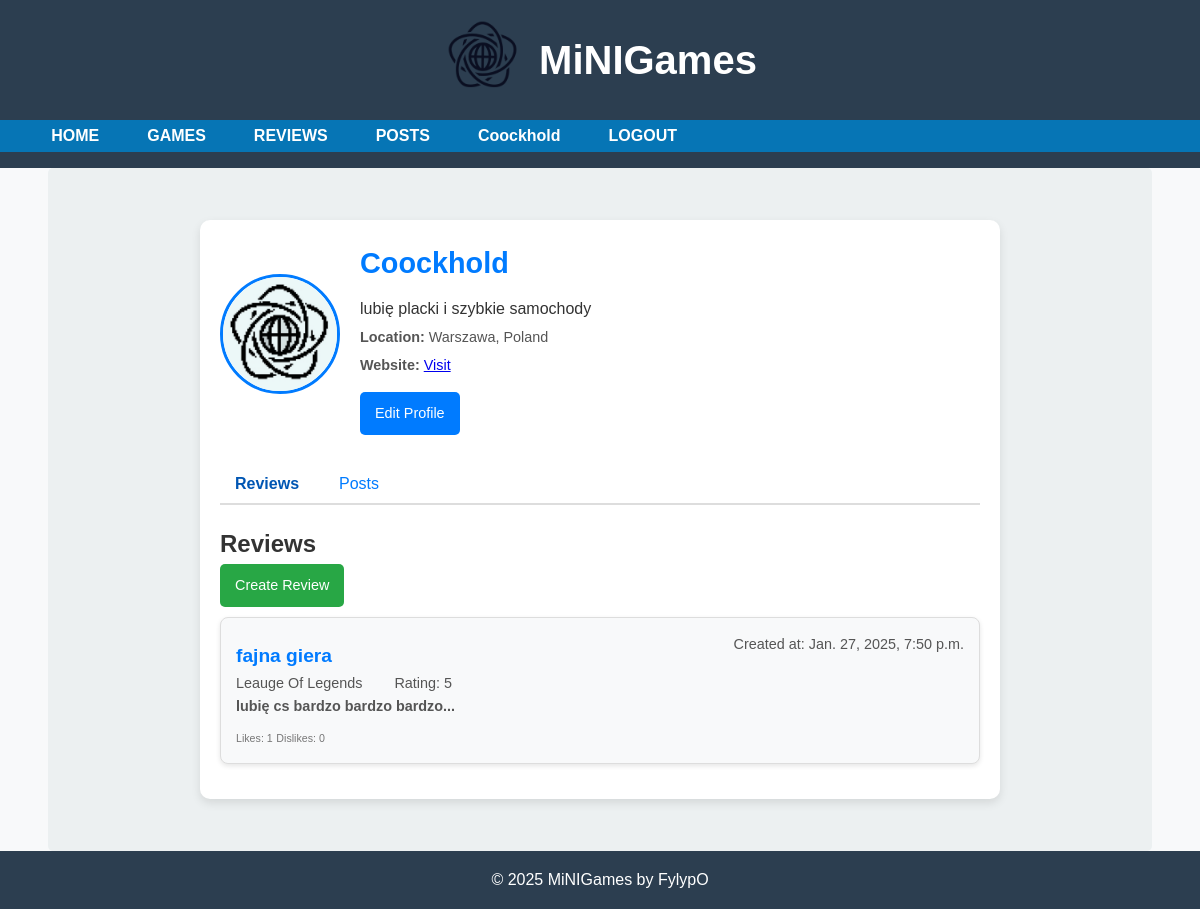
Page /profile/6/ (signed in) on the committed database.
### minigames/models.py (models this page shows, shortened)
class Profile(models.Model):
    user = models.OneToOneField(User, on_delete=models.CASCADE)
    image = models.ImageField(upload_to='profiles/', null=True, blank=True, default='media/default_profile.png')
    bio = models.TextField(null=True, blank=True)
    birth_date = models.DateField(null=True, blank=True)
    location = models.CharField(max_length=255, null=True, blank=True)
    website = models.URLField(null=True, blank=True)

class ReactionMixin(models.Model):
    likes = models.IntegerField(default=0)
    dislikes = models.IntegerField(default=0)
    reactions = GenericRelation('Reaction', related_query_name='content_object')
    class Meta:
        abstract = True
    @property
    def like_count(self):
        return self.reactions.filter(reaction_type=Reaction.ReactionType.LIKE).count()
    @property
    def dislike_count(self):
        return self.reactions.filter(reaction_type=Reaction.ReactionType.DISLIKE).count()

class Review(ReactionMixin, models.Model):
    title = models.CharField(max_length=255)
    content = models.TextField()
    created_at = models.DateTimeField(auto_now_add=True)
    updated_at = models.DateTimeField(auto_now=True)
    author = models.ForeignKey(User, on_delete=models.CASCADE)
    game = models.ForeignKey(Game, on_delete=models.CASCADE)
    gamerate = models.IntegerField(validators=[MinValueValidator(1), MaxValueValidator(5)])
    edited = models.BooleanField(default=False)

class Game(models.Model):
    title = models.CharField(max_length=255)
    genre = models.CharField(max_length=255)
    studio = models.CharField(max_length=255)
    release_date = models.DateField()
    image = models.ImageField(upload_to='games/', null=True, blank=True, default='media/deault_profile.png')
    def __str__(self):
        return self.title

### minigames/views.py (the view)
# urls.py: path('profile/<int:user_id>/', views.user_profile, name='user_profile'),
@login_required
def user_profile(request, user_id):
    user = get_object_or_404(User, id=user_id)
    return render(request, 'minigames/user_profile.html', {'profile_user': user})

### templates/minigames/user_profile.html (shortened to what this page needs)
{% extends "minigames/base.html" %}
{% load static %}
{% block extra_css %}
    <link rel="stylesheet" href="{% static 'css/user_profile.css' %}">
{% endblock %}
{% block content %}
<div class="profile-container">
    <div class="profile-header">
        <div class="profile-picture-container">
            {% if profile_user.profile.image %}
                <img src="{{ profile_user.profile.image.url }}" alt="Profile Picture" class="profile-picture">
            {% else %}
                <img src="{% static 'media/deafult.jpg' %}" alt="Default Picture" class="profile-picture">
            {% endif %}
        </div>
        <div class="profile-details">
            <h1>{{ profile_user.username }}</h1>
            {% if profile_user.profile.bio %}
                <p class="bio">{{ profile_user.profile.bio }}</p>
            {% endif %}
            <div class="profile-meta">
                {% if profile_user.profile.location %}
                    <p><strong>Location:</strong> {{ profile_user.profile.location }}</p>
                {% endif %}
                {% if profile_user.profile.website %}
                    <p><strong>Website:</strong> <a href="{{ profile_user.profile.website }}" target="_blank">Visit</a></p>
                {% endif %}
            </div>
            {% if request.user == profile_user %}
                <div class="profile-actions">
                    <a href="{% url 'profile_edit' profile_user.id %}" class="btn edit-button">Edit Profile</a>
                </div>
            {% endif %}
        </div>
    </div>
    <div class="tabs-container">
        <div class="tabs">
            <button class="tablink active" onclick="openTab(event, 'Reviews')">Reviews</button>
            <button class="tablink" onclick="openTab(event, 'Posts')">Posts</button>
        </div>
        <div id="Reviews" class="tabcontent active">
            <h2>Reviews</h2>
            {% if request.user == profile_user %}
                <a href="{% url 'review_create' %}?next={% url 'user_profile' profile_user.id %}" class="btn create-button">Create Review</a>
            {% endif %}
            <ul class="content-list">
                {% for review in profile_user.review_set.all|dictsortreversed:"created_at" %}
                <li class="list-item">
                    <div class="item-header">
                        <h3><a href="{% url 'review_site' review.id %}" class="item-title">{{ review.title }}</a></h3>
                        <p class="item-meta">Created at: {{ review.created_at }}</p>
                    </div>
                    <div class="item-info">
                        <p class="item-meta">{{ review.game }}</p>
                        <p class="item-meta">Rating: {{ review.gamerate }}</p>
                    </div>
                    <p class="item-content">{{ review.content|slice:":50" }}...</p>
                    <div class="item-stats">
                        <small id="review-{{ review.id }}-likes">Likes: {{ review.like_count }}</small>
                        <small id="review-{{ review.id }}-dislikes">Dislikes: {{ review.dislike_count }}</small>
                    </div>
                </li>
                {% endfor %}
            </ul>
        </div>
    </div>
</div>
{% endblock %}

### templates/minigames/base.html (shortened to what this page needs)
{% load static %}
<!DOCTYPE html>
<html lang="en">
<head>
    <link rel="stylesheet" href="{% static 'CSS/base.css' %}">
    {% block extra_css %}{% endblock %}
</head>
<body>
    <header>
        <nav class="navbar">
            <div class="navtop">
                <div class="logo">
                    <a href="/">
                        <img src="{% static 'media/logo.png' %}" alt="MiNIGames Logo">
                    </a>
                </div>
                <div class="site-title">
                    <h1>MiNIGames</h1>
                </div>
            </div>
            <div class="navbottom">
                <ul class="nav-links">
                    <li><a href="{% url 'home' %}">HOME</a></li>
                    <li><a href="{% url 'games' %}">GAMES</a></li>
                    {% if user.is_authenticated %}
                        <li><a href="{% url 'reviews' %}">REVIEWS</a></li>
                        <li><a href="{% url 'posts' %}">POSTS</a></li>
                    {% endif %}
                    {% if user.is_authenticated %}
                        <li class="right"><a href="{% url 'user_profile' user.id %}">{{ user.username }}</a></li>
                        <li class="right"><a href="{% url 'account_logout' %}">LOGOUT</a></li>
                    {% else %}
                        <li class="right"><a href="{% url 'account_login' %}">LOGIN</a></li>
                        <li class="right"><a href="{% url 'account_signup' %}">REGISTER</a></li>
                    {% endif %}
                </ul>
            </div>
        </nav>
    </header>
    <main class="content container">
        {% block content %}{% endblock %}
    </main>
    <footer class="footer">
        <div class="footer-content">
            <p>&copy; 2025 MiNIGames by FylypO</p>
        </div>
    </footer>
</body>
</html>

### static/CSS/base.css (style rules this page uses)
* { margin: 0; padding: 0; box-sizing: border-box; }
html, body { font-family: 'Roboto', sans-serif; height: 100%; color: #333; line-height: 1.6; overflow-x: hidden; overflow-y: scroll; }
header { background: #2c3e50; color: white; padding-bottom: 1rem; }
.navbar { display: flex; align-items: center; flex-direction: column; justify-content: space-between; margin: 0 auto; }
.navtop { display: flex; flex-direction: row; align-items: center; justify-content:center; padding: 1rem; width: 100%; }
.navbottom { display: flex; align-items: center; justify-content:left; background-color: rgb(6, 117, 181); width: 100%; padding: 0.2rem; }
.logo img { width: 5em; height: auto; margin-right: 1rem; }
.site-title h1 { margin: 0; font-size: 2.5rem; }
.nav-links { list-style: none; display: flex; margin: 0; padding: 0; }
.nav-links li { margin-left: 3rem; }
.nav-links a { text-decoration: none; color: white; font-weight: 700; transition: color 0.3s; }
main.content { padding: 2rem 1rem; margin: 0 3em; background: #ecf0f1; border-radius: 5px; flex-grow: 1; }
footer.footer { background: #2c3e50 !important; color: white !important; text-align: center !important; padding: 1rem 0 !important; margin-top: auto; }
footer.footer p { margin: 0px !important; }
html, body { display: flex; flex-direction: column; height: 100%; }

### static/CSS/user_profile.css (style rules this page uses)
body { font-family: 'Arial', sans-serif; margin: 0; padding: 0; background-color: #f8f9fa; color: #333; }
.profile-container { max-width: 800px; margin: 20px auto; background: #ffffff; border-radius: 10px; box-shadow: 0 4px 10px rgba(0, 0, 0, 0.1); padding: 20px; }
.profile-header { display: flex; gap: 20px; align-items: center; margin-bottom: 30px; }
.profile-picture-container { flex-shrink: 0; }
.profile-picture { width: 120px; height: 120px; border-radius: 50%; object-fit: cover; border: 3px solid #007bff; }
.profile-details h1 { font-size: 1.8rem; color: #007bff; margin-bottom: 10px; }
.profile-meta p { margin: 5px 0; font-size: 0.9rem; color: #555; }
.profile-actions { margin-top: 15px; }
.btn { display: inline-block; padding: 10px 15px; font-size: 0.9rem; border-radius: 5px; text-decoration: none; text-align: center; cursor: pointer; }
.edit-button { background-color: #007bff; color: #fff; border: none; }
.create-button { background-color: #28a745; color: #fff; border: none; margin-bottom: 10px; }
.tabs-container { margin-top: 20px; }
.tabs { display: flex; gap: 10px; border-bottom: 2px solid #ddd; margin-bottom: 20px; }
.tablink { padding: 10px 15px; cursor: pointer; font-size: 1rem; background: none; border: none; color: #007bff; transition: color 0.3s; }
.tablink.active { font-weight: bold; color: #0056b3; }
.tabcontent { display: none; }
.tabcontent.active { display: block; }
.content-list { list-style: none; padding: 0; margin: 0; }
.list-item { background: #f8f9fa; border: 1px solid #ddd; border-radius: 8px; margin-bottom: 15px; padding: 15px; box-shadow: 0 2px 5px rgba(0, 0, 0, 0.1); }
.item-title { font-size: 1.2rem; color: #007bff; text-decoration: none; }
.item-content { font-weight: 700; font-size: 0.9rem; color: #555; }
.item-meta { font-size: 0.9rem; color: #555; margin-bottom: 0; }
.item-stats { margin-top: 10px; font-size: 0.8rem; color: #777; }
h3 { margin: 0; margin-top: 0.5rem; justify-content: center; }
.item-info { display: flex; flex-direction: row; gap: 2rem; }
.item-header { display: flex; justify-content: space-between; }

### rows in the picture
Review: title "fajna giera", created_at "Jan. 27, 2025, 7:50 p.m.", game "Leauge Of Legends", gamerate "5", content "lubię cs bardzo bardzo bardzo", like_count "1", dislike_count "0"

### other values in the picture
{{ user.username }} "Coockhold"
{{ profile_user.username }} "Coockhold"
{{ profile_user.profile.bio }} "lubię placki i szybkie samochody"
{{ profile_user.profile.location }} "Warszawa, Poland"
